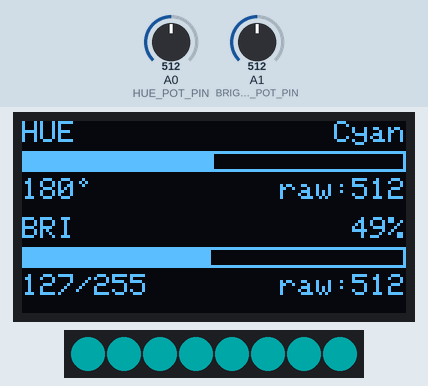
This sketch was run on a simulated Arduino Leonardo, built with avr-gcc and run on an emulated ATmega32U4. Shown: 128×64 one-colour display, 8 RGB LEDs in strip order, left to right. Inputs (shaded band) come from the test bench; at power-on: A0 (HUE_POT_PIN) = 512, A1 (BRIGHTNESS_POT_PIN) = 512. Dim RGB values are drawn brighter than linear.

Above: at 1.2 s.
1.3 s: A0 (HUE_POT_PIN) set to 335
At 1.8 s:
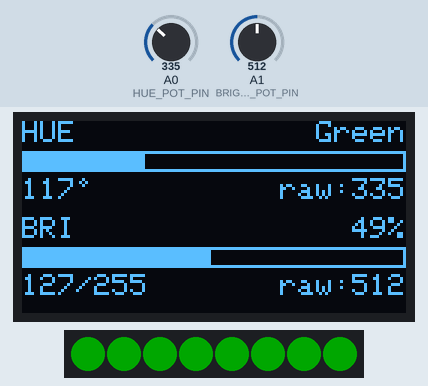
2.8 s: A1 (BRIGHTNESS_POT_PIN) set to 102
At 3.4 s:
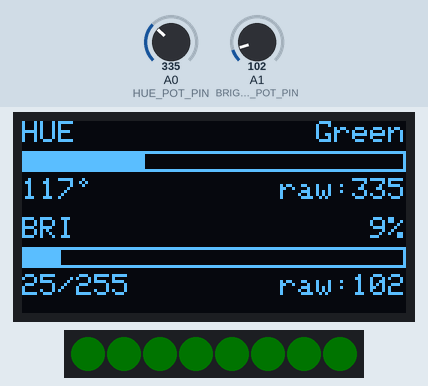
4.3 s: A1 (BRIGHTNESS_POT_PIN) set to 88
At 5.2 s:
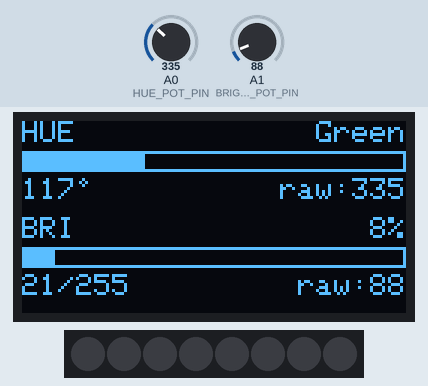
5.8 s: A0 (HUE_POT_PIN) set to 210
At 6.8 s:
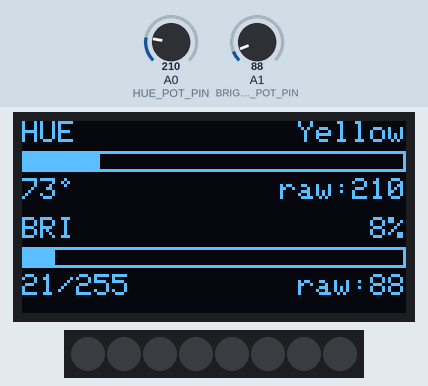
7.3 s: A0 (HUE_POT_PIN) set to 230
At 8.3 s:
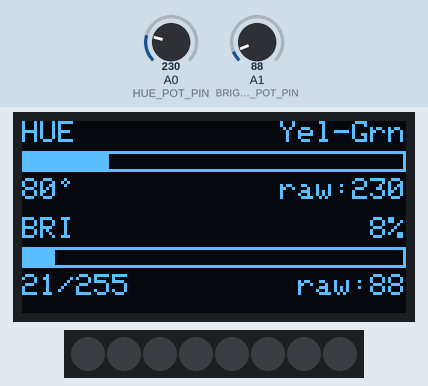
8.8 s: A1 (BRIGHTNESS_POT_PIN) set to 122
At 9.5 s:
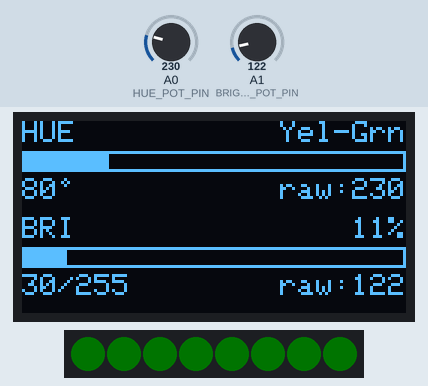
Timing chart, 0 to 11.3 s (numbered marks = the images above; inputs shaded):
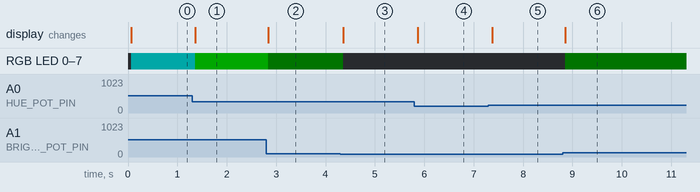

Measured:
- the behaviour switches between 97 and 96 on A1 (BRIGHTNESS_POT_PIN) (found by bisection; images 2 and 3)
- after the input at 1.3 s, RGB LED 0–7: RGB(0, 42, 42) → RGB(0, 42, 0) after 0.06 s; the display: changes after 0.06 s (image 1)
- after the input at 2.8 s, RGB LED 0–7: RGB(0, 42, 0) → RGB(0, 1, 0) at once; the display: changes at once (image 2)
- after the input at 4.3 s, RGB LED 0–7: RGB(0, 1, 0) → off after 0.06 s; the display: changes after 0.06 s (image 3)
- after the input at 5.8 s, the display: changes after 0.07 s (image 4)
- after the input at 7.3 s, the display: changes after 0.08 s (image 5)
- after the input at 8.8 s, RGB LED 0–7: off → RGB(0, 1, 0) after 0.05 s; the display: changes after 0.05 s (image 6)

The sketch:

HueBrightnessPotNeoPixelOLEDGraph.ino
```cpp
/**
 * Reads two potentiometers to control the hue and brightness of an
 * 8-LED WS2812B NeoPixel stick, and displays both values on an
 * SSD1306 OLED display with bar graphs, numeric values, raw ADC
 * readings, and an approximate color name for the current hue.
 *
 * Pot 1 (A0): Controls hue (0-360°, mapped across the full color wheel)
 * Pot 2 (A1): Controls brightness (0-255)
 *
 * Wiring:
 *  - Pot 1 wiper   → A0
 *  - Pot 2 wiper   → A1
 *  - NeoPixel DIN  → Pin 7 (avoid pin 2 on Leonardo; it's I2C SDA)
 *  - NeoPixel VCC  → 5V
 *  - NeoPixel GND  → GND
 *  - OLED SDA      → A4
 *  - OLED SCL      → A5
 *
 * For our NeoPixel tutorial, see:
 * https://makeabilitylab.github.io/physcomp/advancedio/addressable-leds.html
 *
 * For our OLED tutorial, see:
 * https://makeabilitylab.github.io/physcomp/advancedio/oled.html
 *
 * By Jon E. Froehlich
 * @jonfroehlich
 * http://makeabilitylab.io
 *
 */

// Includes for OLED
#include <SPI.h>
#include <Wire.h>
#include <Adafruit_GFX.h>
#include <Adafruit_SSD1306.h>

// Include for NeoPixels
#include <Adafruit_NeoPixel.h>

#define SCREEN_WIDTH 128 // OLED display width, in pixels
#define SCREEN_HEIGHT 64 // OLED display height, in pixels

// Declaration for an SSD1306 display connected to I2C (SDA, SCL pins)
#define OLED_RESET     4 // Reset pin # (or -1 if sharing Arduino reset pin)
Adafruit_SSD1306 _display(SCREEN_WIDTH, SCREEN_HEIGHT, &Wire, OLED_RESET);

// NeoPixel configuration
const int NEOPIXEL_PIN = 7; // Can't use PIN 2 on Leonardo because used by SDA
const int NUM_LEDS = 8;
Adafruit_NeoPixel _strip(NUM_LEDS, NEOPIXEL_PIN, NEO_GRB + NEO_KHZ800);

// Potentiometer pins
const int HUE_POT_PIN = A0;
const int BRIGHTNESS_POT_PIN = A1;
const int MAX_ANALOG_VAL = 1023;

// Bar graph layout constants
const int BAR_X = 0;
const int BAR_WIDTH = SCREEN_WIDTH;
const int BAR_HEIGHT = 7;

void setup()
{
  Serial.begin(9600);

  // Initialize the OLED
  // SSD1306_SWITCHCAPVCC = generate display voltage from 3.3V internally
  if(!_display.begin(SSD1306_SWITCHCAPVCC, 0x3D)) { // Address 0x3D for 128x64
    Serial.println(F("SSD1306 allocation failed"));
    for(;;); // Don't proceed, loop forever
  }

  _display.clearDisplay();
  _display.setTextColor(SSD1306_WHITE);

  // Initialize the NeoPixel strip
  _strip.begin();
  _strip.setBrightness(255); // We control brightness via HSV, not setBrightness
  _strip.show();             // Initialize all pixels to off
}

void loop()
{
  // Read potentiometers (with brief delay for ADC multiplexer settling)
  int huePotVal = analogRead(HUE_POT_PIN);
  delay(1);
  int briPotVal = analogRead(BRIGHTNESS_POT_PIN);

  // Map pot values to hue (0-65535 for NeoPixel HSV) and brightness (0-255)
  uint16_t hue = map(huePotVal, 0, MAX_ANALOG_VAL, 0, 65535);
  uint8_t brightness = map(briPotVal, 0, MAX_ANALOG_VAL, 0, 255);

  // Hue in degrees (0-360) and brightness as percentage for display
  int hueDegrees = map(huePotVal, 0, MAX_ANALOG_VAL, 0, 360);
  int briPercent = map(brightness, 0, 255, 0, 100);

  // Set all LEDs to the same hue and brightness
  uint32_t color = _strip.gamma32(_strip.ColorHSV(hue, 255, brightness));
  _strip.fill(color);
  _strip.show();

  // Draw the OLED display
  _display.clearDisplay();
  _display.setTextSize(1);

  // ========== HUE SECTION (top half, y = 0..29) ==========

  // Row 1 (y=0): "HUE" label on the left, color name on the right
  _display.setCursor(0, 0);
  _display.print(F("HUE"));

  const char* colorName = getColorName(hueDegrees);
  drawRightAlignedText(colorName, 0);

  // Row 2 (y=10): Bar graph showing hue as fraction of 360
  int hueBarFill = map(hueDegrees, 0, 360, 0, BAR_WIDTH - 2);
  drawBarGraph(BAR_X, 10, BAR_WIDTH, BAR_HEIGHT, hueBarFill);

  // Row 3 (y=19): Degree value on the left, raw ADC on the right
  _display.setCursor(0, 19);
  _display.print(hueDegrees);

  // Draw degree symbol as a small circle right after the number
  int16_t x1, y1;
  uint16_t tw, th;
  _display.getTextBounds(String(hueDegrees), 0, 0, &x1, &y1, &tw, &th);
  _display.drawCircle(tw + 2, 19 + 1, 1, SSD1306_WHITE);

  drawRightAlignedText("raw:" + String(huePotVal), 19);

  // ========== BRIGHTNESS SECTION (bottom half, y = 32..63) ==========

  // Row 1 (y=32): "BRI" label on the left
  _display.setCursor(0, 32);
  _display.print(F("BRI"));

  drawRightAlignedText(String(briPercent) + "%", 32);

  // Row 2 (y=42): Bar graph showing brightness as fraction of 255
  int briBarFill = map(brightness, 0, 255, 0, BAR_WIDTH - 2);
  drawBarGraph(BAR_X, 42, BAR_WIDTH, BAR_HEIGHT, briBarFill);

  // Row 3 (y=51): Brightness value on the left, raw ADC on the right
  _display.setCursor(0, 51);
  _display.print(brightness);
  _display.print(F("/255"));

  drawRightAlignedText("raw:" + String(briPotVal), 51);

  _display.display();

  delay(10);
}

/**
 * Draws a horizontal bar graph: an outlined rectangle with a filled
 * portion representing the current value.
 *
 * @param x       Top-left x of the bar
 * @param y       Top-left y of the bar
 * @param w       Total width of the bar outline
 * @param h       Height of the bar
 * @param fillW   Width of the filled portion (0 to w-2)
 */
void drawBarGraph(int x, int y, int w, int h, int fillW) {
  _display.drawRect(x, y, w, h, SSD1306_WHITE);
  if(fillW > 0) {
    _display.fillRect(x + 1, y + 1, fillW, h - 2, SSD1306_WHITE);
  }
}

/**
 * Draws a string right-aligned against the right edge of the display
 * at the given y position. Assumes text size is already set.
 *
 * @param text  The string to draw
 * @param y     The y position for the top of the text
 */
void drawRightAlignedText(const String &text, int y) {
  int16_t x1, y1;
  uint16_t tw, th;
  _display.getTextBounds(text, 0, 0, &x1, &y1, &tw, &th);
  _display.setCursor(SCREEN_WIDTH - tw, y);
  _display.print(text);
}

/**
 * Returns an approximate color name for a given hue angle (0-360).
 * Uses 12 named color regions spanning the HSV color wheel.
 *
 * @param hueDeg  Hue in degrees (0-360)
 * @return        A short color name string (stored in PROGMEM-friendly literals)
 */
const char* getColorName(int hueDeg) {
  // Normalize to 0-359
  hueDeg = hueDeg % 360;

  if(hueDeg < 15)  return "Red";
  if(hueDeg < 30)  return "Red-Org";    // red-orange
  if(hueDeg < 45)  return "Orange";
  if(hueDeg < 70)  return "Yel-Org";    // yellow-orange
  if(hueDeg < 80)  return "Yellow";
  if(hueDeg < 100) return "Yel-Grn";    // yellow-green
  if(hueDeg < 140) return "Green";
  if(hueDeg < 170) return "Grn-Cyn";    // green-cyan
  if(hueDeg < 195) return "Cyan";
  if(hueDeg < 220) return "Sky Blue";
  if(hueDeg < 260) return "Blue";
  if(hueDeg < 290) return "Violet";
  if(hueDeg < 320) return "Magenta";
  if(hueDeg < 345) return "Rose";
  return "Red";                          // wraps back around
}
```
